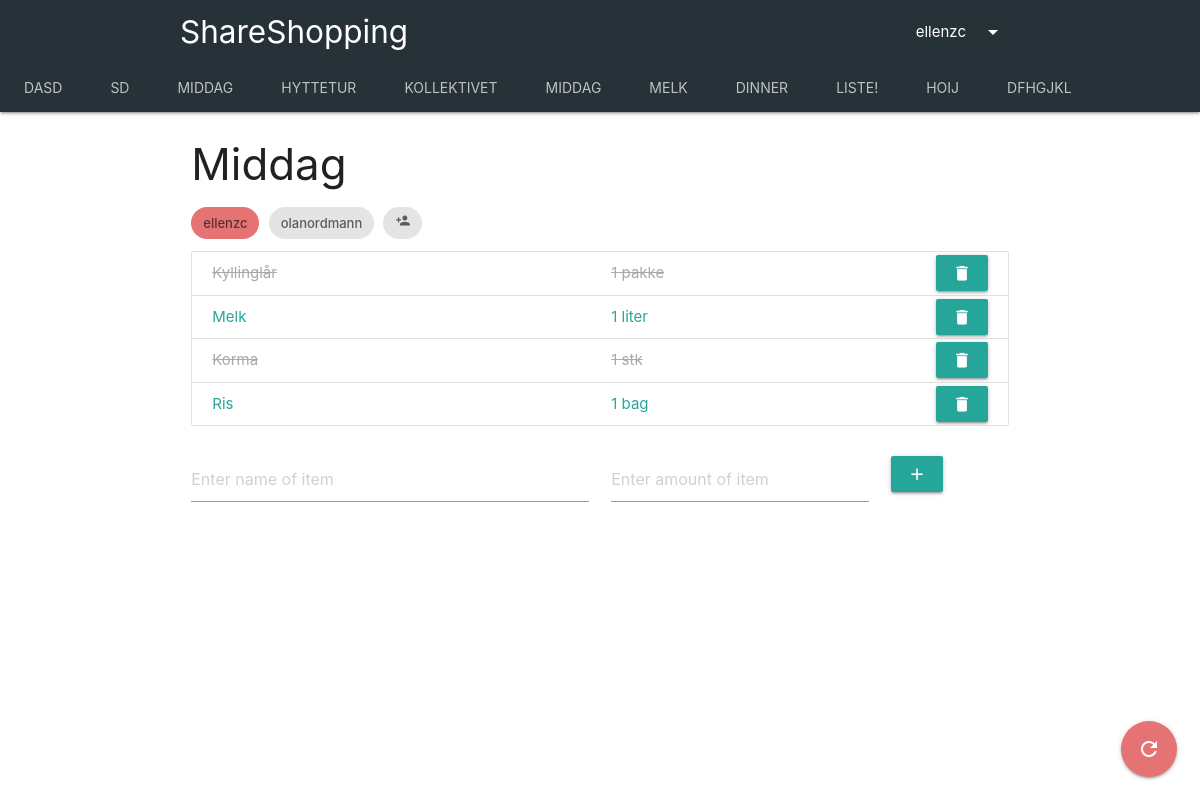
The page /main/shopping-lists/3 (signed in) on the database its author committed.
### shopping_list/models.py (models this page shows, shortened)
class ShoppingList(models.Model):
    title = models.CharField(max_length=100)
    owner = models.ForeignKey(User, on_delete=models.CASCADE, default=1, related_name='owner')
    participants = models.ManyToManyField(User, related_name='participants')

class Item(models.Model):
    name = models.CharField(max_length=80)
    amount = models.CharField(max_length=20)
    bought = models.BooleanField(default=False)
    shopping_list = models.ForeignKey(ShoppingList, on_delete=models.CASCADE, default=default_shopping_list_ID)
    creator = models.ForeignKey(User, on_delete=models.SET_NULL, default=1, null=True)

### shopping_list/views.py (the view)
# urls.py: path('shopping-lists/<shopping_list_id>', views.shopping_list_details, name='detail'),
@login_required(login_url='')
def shopping_list_details(request, shopping_list_id):
    user = request.user
    shopping_list = ShoppingList.objects.get(pk=shopping_list_id)
    if user != shopping_list.owner and user not in shopping_list.participants.all():
        return HttpResponse('Error 401: Unauthorized. User does not have permission to view this shopping list.', status=401)
    my_shopping_lists = get_users_shopping_lists(user)
    shopping_list_form = ShoppingListForm()
    item_list = Item.objects.filter(shopping_list=shopping_list_id)
    item_form = ItemForm()
    share_form = ShareForm()
    context = {
        'shopping_list': shopping_list,             # ShoppingList which is being inspected by user
        'shopping_list_form': shopping_list_form,
        'item_list': item_list,                     # List of Item objects in the inspected ShoppingList
        'item_form': item_form,
        'share_form': share_form,
        'my_shopping_lists': my_shopping_lists,
    }
    return render(request, 'shopping_list/shoppinglist.html', context)

### shopping_list/forms.py
class ShoppingListForm(forms.Form):
    title = forms.CharField(
        max_length=100,
        widget=forms.TextInput(
            attrs={
                'placeholder': 'Enter title of shopping list'
            }
        )
    )

class ItemForm(forms.Form):
    name = forms.CharField(
        max_length=50,
        widget=forms.TextInput(
            attrs={
                'placeholder': 'Enter name of item',
            }
        )
    )
    amount = forms.CharField(
        max_length=20,
        widget=forms.TextInput(
            attrs={
                'placeholder': 'Enter amount of item',
            }
        )
    )

### shopping_list/views.py (called while the page is built)
def get_users_shopping_lists(user):
    owned_shopping_lists = ShoppingList.objects.filter(owner=user)
    other_shopping_lists = ShoppingList.objects.filter(participants=user)
    my_shopping_lists = other_shopping_lists | owned_shopping_lists
    return my_shopping_lists.distinct().order_by('id')

### shopping_list/templates/shopping_list/shoppinglist.html (shortened to what this page needs)
{% extends 'shopping_list/index.html' %}
{% block content %}
<div class="container">
    <div class="row">
        <div class="col s12">
            <h3>{{ shopping_list.title }}</h3>
            <div class="chip red lighten-2">{{ shopping_list.owner }}</div>
            {% for participant in shopping_list.participants.all %}
            <div class="chip">{{ participant }}</div>
            {% endfor %}
            <a href="#"><div class="chip"><i class="tiny material-icons toggle-visibility">person_add</i></div></a>
            <div class="collection">
                {% for item in item_list %}
                        {% if item.bought %}
                            <a href="{% url 'not-bought' item.id %}" class="collection-item row">
                                <div class="col s6 item-bought">{{ item.name }}</div>
                                <div class="col s3 item-bought">{{ item.amount }}</div>
                                {% if shopping_list.owner == user or item.creator == user %}
                                    <form action="{% url 'delete-item' item.id %}" method='POST' class="col s1 offset-s2 button-fix">
                                    <button type="submit" class="waves-effect waves-light btn secondary-content">
                                        <i class="material-icons">delete</i>
                                    </button>
                                    </form>
                                {% endif %}
                            </a>
                        {% else %}
                            <a href="{% url 'bought' item.id %}" class="collection-item row">
                                <div class="col s6">{{ item.name }} </div>
                                <div class="col s3">{{ item.amount }}</div>
                                {% if shopping_list.owner == user or item.creator == user %}
                                <form action="{% url 'delete-item' item.id %}" method='POST' class="col s1 offset-s2 button-fix">
                                    <button type="submit" class="waves-effect waves-light btn secondary-content">
                                        <i class="material-icons">delete</i>
                                    </button>
                                </form>
                                {% endif %}
                            </a>
                        {% endif %}
                {% endfor %}
                </div>
            <div class="row">
                <form action="{% url 'add' shopping_list.id %}" method='POST' class="col s12">
                    <div class="row">
                        <div class="input-field col s6">{{ item_form.name }}</div>
                        <div class="input-field col s4">{{ item_form.amount }}</div>
                        <div class="input-field col s2">
                            <button type="submit" class="waves-effect waves-light btn">
                                <i class="material-icons">add</i>
                            </button>
                        </div>
                    </div>
                </form>
            </div>
            <div class="fixed-action-btn">
              <a class="btn-floating btn-large red lighten-2" href="">
                <i class="large material-icons">refresh</i>
              </a>
            </div>
        </div>
    </div>
</div>
{% endblock %}

### shopping_list/templates/shopping_list/index.html (shortened to what this page needs)
<!DOCTYPE html>
<html lang="en">
<head>
    {% load static %}
    <link rel="stylesheet" href="https://cdnjs.cloudflare.com/ajax/libs/materialize/1.0.0/css/materialize.min.css">
</head>
<body>
<nav class="nav-extended blue-grey darken-4">
    <div class="nav-wrapper">
        <div class="container">
            <a href="#" class="brand-logo">ShareShopping</a>
            <ul class="right">
                <li><a class="dropdown-trigger" href="#!" data-target="dropdown1">{{ user.username }}<i class="material-icons right">arrow_drop_down</i></a></li>
            </ul>
        </div>
    </div>
    <div class="nav-content center">
        <ul class="tabs tabs-transparent hide-on-med-and-down">
            {% for shopping_list in my_shopping_lists %}
            <li class="tab"><a href="{% url 'detail' shopping_list.id %}" >{{ shopping_list.title }}</a></li>
            {% endfor %}
        </ul>
    </div>
</nav>
{% block content %}
{% endblock %}
</body>
</html>

### shopping_list/templates/shopping_list/index.html (style rules this page uses)
a { color: black; text-decoration: none; }
.item-bought { text-decoration: line-through; -webkit-text-fill-color: darkgray; color: darkgrey; }
.button-fix { float: right; margin-top: -7px; margin-bottom: -7px; }

### rows shown on the page
ShoppingList: title "DASD"
ShoppingList: title "SD"
ShoppingList: title "MIDDAG", title "Middag", owner "ellenzc"
ShoppingList: title "HYTTETUR"
ShoppingList: title "KOLLEKTIVET"
ShoppingList: title "MIDDAG"
ShoppingList: title "MELK"
ShoppingList: title "DINNER"
ShoppingList: title "LISTE!"
ShoppingList: title "HOIJ"
ShoppingList: title "DFHGJKL"
Item: name "Kyllinglår", amount "1 pakke"
Item: name "Melk", amount "1 liter"
Item: name "Korma", amount "1 stk"
Item: name "Ris", amount "1 bag"

### other values the page prints
{{ user.username }} "ellenzc"
{{ participant }} "olanordmann"
